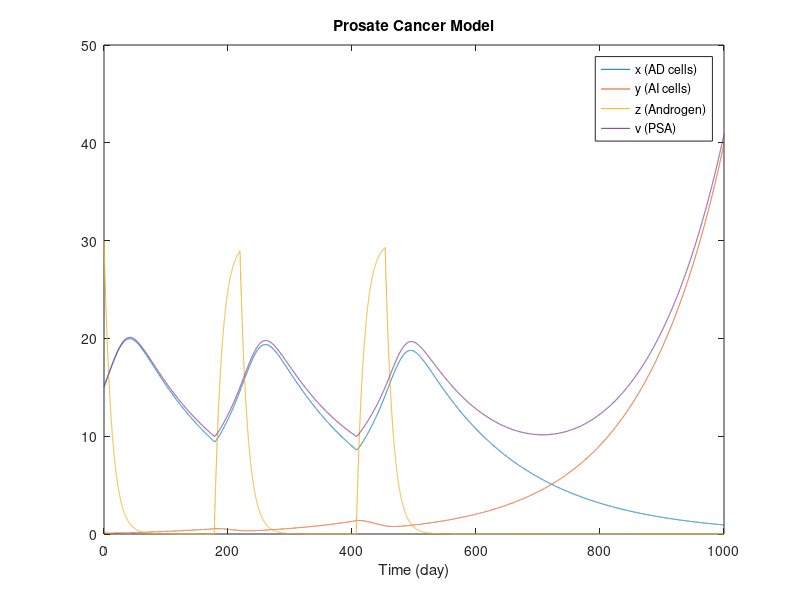

Source code (MATLAB):
function [out] = prostate ()

         global alphax; 
         global alphay;  
         global betax; 
         global betay;   
         global k1;   
         global k2;
         global k3;
         global k4;
         global m1;
         global z0;
         global t;
         global r1;
         global r0;

         global c1;
         global c2;
         global c3;
         
         global scale;
         global u;
  

         alphax = 0.0204; 
         alphay = 0.0242;  
         betax = 0.0076; 
         betay = 0.0168;   
         k1 = 0.0;   
         k2 = 2.0;
         k3 = 0.8;
         k4 = 0.5;
         m1 = 0.00005;
         z0 = 30.0; % init
         t = 12.5;
         r1 = 15.0;
         r0 = 10.0 ;

         c1 = 0.0;
         c2 = 0.0;
         c3 = 0.0;
         
         scale = 50.0;
         u = 1.0;
         % d	1.0	// Hypothesis (i) 1.0; (ii) (1 - ((1 - (betay / alphay)) * (z / z0))) (iii) (1 - (z / z0))
         
                  
         xt1     = [];
         yt1     = [];
         zt1     = [];
         ut1     = [];

      
         x = 15.0;
         y = 0.1;
         z = z0;
         v = x + y;

         for i=1:20000   
             [x,y,z,v] = nextStepNonlinear (x,y,z,v, 0.001);
             xt1(i) =    x;
             yt1(i) =    y;
             zt1(i) =    z;
             vt1(i) =    v;     
         end
         
         ph = plot(linspace(0,1000, 20000), [xt1; yt1; zt1; vt1]);
         legend('x (AD cells)', 'y (AI cells)', 'z (Androgen)','v (PSA)');
         xlabel('Time (day)');
         title ('Prosate Cancer Model');
end


function [x,y,z,v] = nextStepNonlinear (x,y,z,v, dt)
         global alphax; 
         global alphay;  
         global betax; 
         global betay;   
         global k1;   
         global k2;
         global k3;
         global k4;
         global m1;
         global z0;
         global t;
         global r1;
         global r0;

         global c1;
         global c2;
         global c3;
         
         global scale;
         global u;

         Gx = ((alphax * (k1 + ((1.0 - k1) * (z / (z + k2))))) - (betax * (k3 + (1 - k3) * (z / (z + k4)))));
         Gy = ((alphay * (1.0 - (1.0 * (z / z0)))) - betay);
         Mxy = (m1 * (1.0 - (z / z0)));
         
         % on-treatment
         if v >= r1 && (((((Gx - Mxy) * x) + c1 * x) + (((Mxy * x) + Gy * y ) + c2 * y)) > 0)
              u = 1;
         % off-treatment     
         elseif v <= r0 && (((((Gx - Mxy) * x) + c1 * x) + (((Mxy * x) + Gy * y ) + c2 * y)) < 0)
              u = 0;
         end
         
         
         x = x + scale * (((Gx - Mxy) * x) + c1 * x)*dt;     
         y = y + scale * (((Mxy * x) + Gy * y ) + c2 * y)*dt;
         z = z + scale * (((z0 * (1 - u) - z) / t) + c3 * z)*dt;
         v = v + scale * ((((Gx - Mxy) * x) + c1 * x) + (((Mxy * x) + Gy * y ) + c2 * y))*dt;                   
end


